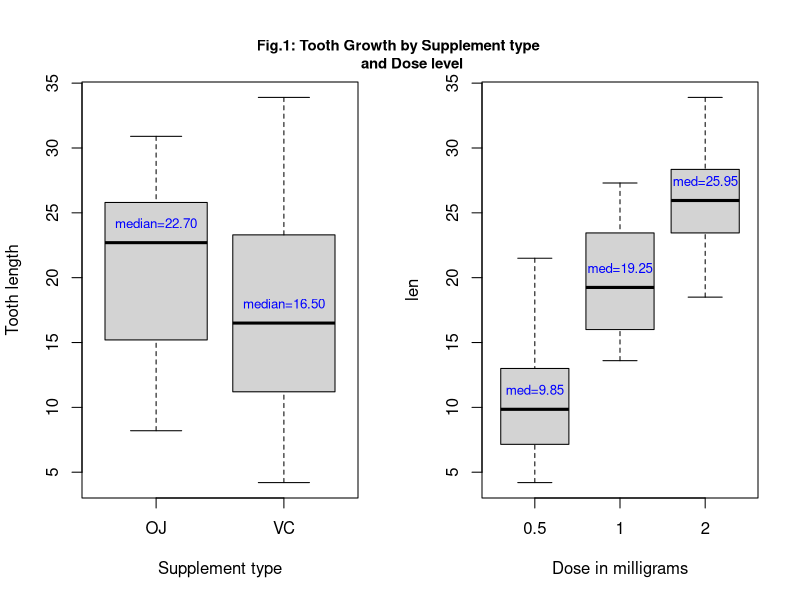
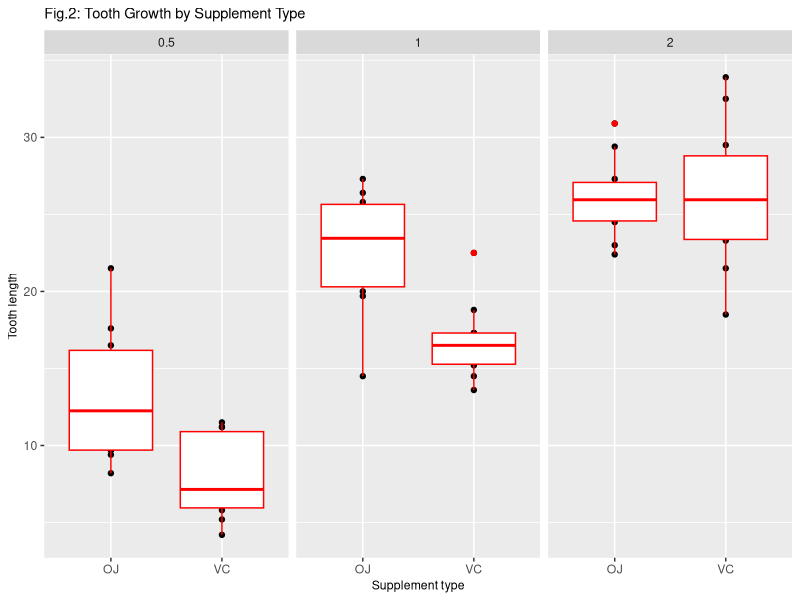
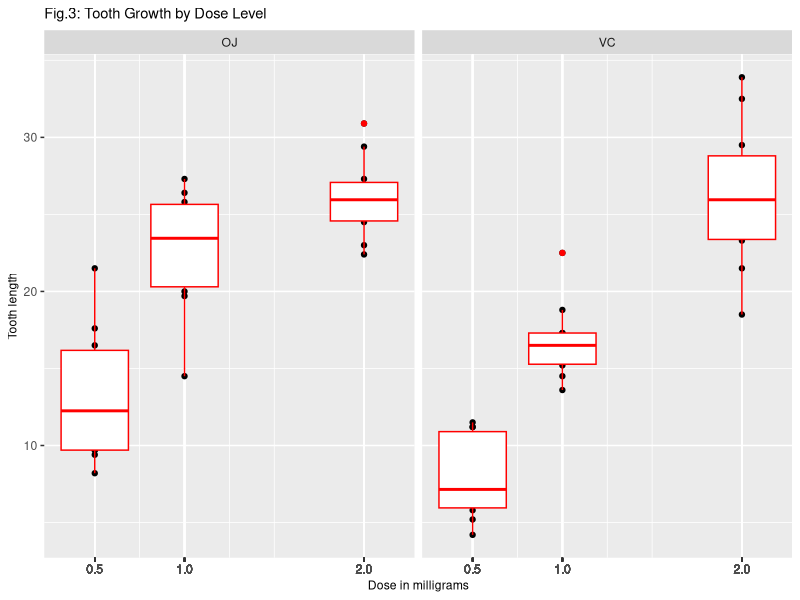

These figures' R source, in order:
## ---- chunk 1
yoj = median(ToothGrowth$len[ToothGrowth$supp=="OJ"])
yvc = median(ToothGrowth$len[ToothGrowth$supp=="VC"])
par(mfrow = c(1,2))
boxplot(len ~ supp, data= ToothGrowth, ylab= "Tooth length", 
        xlab= "Supplement type")
     text(x = c(1,2), y= c(yoj+1.5, yvc+1.5), labels = c(
         paste("median=", format(yoj, nsmall = 2), sep=""),
         paste("median=", format(yvc, nsmall = 2), sep="")),
          col = "blue", cex= .8)
y05 = median(ToothGrowth$len[ToothGrowth$dose==.5])
y1 = median(ToothGrowth$len[ToothGrowth$dose==1])
y2 = median(ToothGrowth$len[ToothGrowth$dose==2])
boxplot(len ~ dose, data= ToothGrowth, xlab= "Dose in milligrams")
    text(x = c(1,2, 3), y= c(y05+1.5, y1+1.5, y2+1.5), labels = c(
         paste("med=", format(y05, nsmall = 2), sep=""),
         paste("med=", format(y1, nsmall = 2), sep=""),
         paste("med=", format(y2, nsmall = 2), sep="")),
          col = "blue", cex= .8)
title(outer = TRUE, main= "\n\n\n\n\n\nFig.1: Tooth Growth by Supplement type 
      and Dose level", cex.main= .9, cex.axis=.7)
## ---- chunk 2
library(ggplot2)
tg <- ggplot(data= ToothGrowth, aes(x= supp, y= len)) + geom_point()
tg <- tg + facet_grid(. ~ dose)
tg + geom_boxplot(aes(group= supp), color= "red") +
    labs(title= "Fig.2: Tooth Growth by Supplement Type",
         x = "Supplement type", y= "Tooth length") + 
    theme(title = element_text(size=rel(.8)))
## ---- chunk 3
library(dplyr)
lenoj1 <- filter(ToothGrowth, supp=="OJ" & dose==1)$len # a 10-value vector of tooth length
lenvc1 <- filter(ToothGrowth, supp=="VC" & dose==1)$len # a 10-value vector of tooth length
t.test(x = lenoj1, y = lenvc1, var.equal = TRUE)
## ---- chunk 4
lenoj2 <- filter(ToothGrowth, supp=="OJ" & dose==2)$len # a 10-value vector of tooth length
lenvc2 <- filter(ToothGrowth, supp=="VC" & dose==2)$len # a 10-value vector of tooth length
t.test(x = lenoj2, y = lenvc2, var.equal = TRUE)
## ---- chunk 5
library(ggplot2)
tg <- ggplot(data= ToothGrowth, aes(x= dose, y= len)) + geom_point() +
    scale_x_continuous(breaks = ToothGrowth$dose)
tg <- tg + facet_grid(. ~ supp)
tg + geom_boxplot(aes(group= dose), color= "red") +
    labs(title= "Fig.3: Tooth Growth by Dose Level",
         x = "Dose in milligrams", y= "Tooth length") + 
    theme(title = element_text(size=rel(.8)))
## ---- chunk 6
library(dplyr)
lenoj05 <- filter(ToothGrowth, supp=="OJ" & dose==.5)$len # a 10-value vector of tooth length
lenoj2 <- filter(ToothGrowth, supp=="OJ" & dose==2)$len # a 10-value vector of tooth length

t.test(lenoj2, lenoj05, var.equal = TRUE)
## ---- chunk 7
library(dplyr)
lenvc05 <- filter(ToothGrowth, supp=="VC" & dose==.5)$len # a 10-value vector of tooth length
lenvc2 <- filter(ToothGrowth, supp=="VC" & dose==2)$len # a 10-value vector of tooth length

t.test(lenvc2, lenvc05, var.equal = TRUE)
